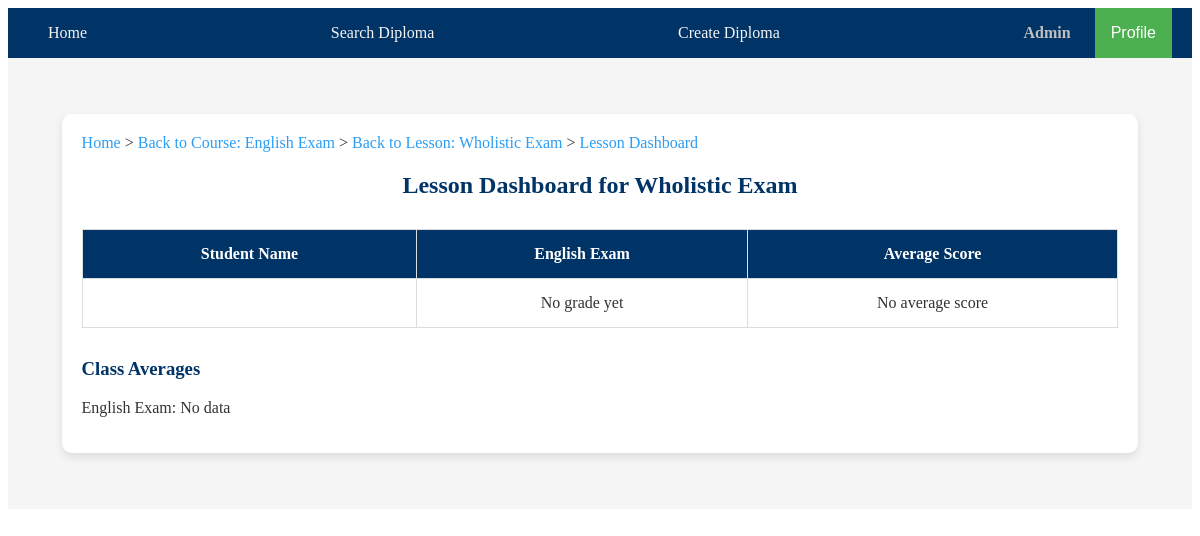
The page /lessons/1/dashboard/ (signed in) on the database its author committed.
### edu_core/models.py (models this page shows, shortened)
class CustomUser(AbstractUser):
    STUDENT = 'student'
    PROFESSOR = 'professor'
    MODERATOR = 'moderator'
    USER_TYPE_CHOICES = [
        (STUDENT, 'Student'),
        (PROFESSOR, 'Professor'),
        (MODERATOR, 'Moderator'),
    ]
    user_type = models.CharField(max_length=10, choices=USER_TYPE_CHOICES, default=STUDENT)

class Lesson(models.Model):
    course = models.ForeignKey(Course, on_delete=models.CASCADE, related_name='lessons')
    name = models.CharField(max_length=255)
    content = models.TextField()

class Course(models.Model):
    name = models.CharField(max_length=255)
    creation_date = models.DateField(auto_now_add=True)
    last_update_date = models.DateField(auto_now=True)
    author = models.ForeignKey(CustomUser, on_delete=models.SET_NULL, null=True, limit_choices_to={'user_type': CustomUser.PROFESSOR}, related_name='authored_courses')
    students = models.ManyToManyField(CustomUser, through='Registration', related_name='registered_courses')
    image_url = models.URLField(
        max_length=500, null=True, blank=True,
        help_text="Paste a URL to the course image",
        validators=[validate_trusted_url]
    )
    description = models.TextField(null=True, blank=True)
    is_public = models.BooleanField(default=True)  # New field for public visibility
    paused = models.BooleanField(default=False)

class Activity(models.Model):
    lesson = models.ForeignKey(Lesson, on_delete=models.CASCADE, related_name='activities')
    name = models.CharField(max_length=255)
    description = models.TextField(blank=True, null=True)
    start_date = models.DateField(blank=True, null=True)
    end_date = models.DateField(blank=True, null=True)
    questions = models.ManyToManyField(Question, through='ActivityQuestion', related_name='activity_set')
    FEEDBACK_VISIBILITY_CHOICES = [
        ('never', 'Never'),
        ('during', 'During Assessment'),
        ('end', 'End of Assessment'),
        ('always', 'Always')
    ]
    feedback_visibility = models.CharField(
        max_length=10,
        choices=FEEDBACK_VISIBILITY_CHOICES,
        default='never',
        help_text="Choose when to show feedback for all questions in this activity."
    )
    max_attempts = models.PositiveIntegerField(blank=True, null=True, default=1, help_text="Set the maximum number of attempts allowed.")
    unlimited_attempts = models.BooleanField(default=False, help_text="Allow unlimited attempts if checked.")

### edu_core/views/lesson_views.py (the view)
# urls.py: path('lessons/<int:lesson_id>/dashboard/', lesson_dashboard, name='lesson_dashboard'),
@login_required
def lesson_dashboard(request, lesson_id):
    lesson = get_object_or_404(Lesson, id=lesson_id)
    if request.user != lesson.course.author and not request.user.is_superuser:
        return HttpResponseForbidden("You do not have permission to access this dashboard.")
    summary_data = []
    students = CustomUser.objects.filter(course_registrations__course=lesson.course)
    for student in students:
        student_activities = []
        for activity in lesson.activities.all():
            highest_grade = Grade.objects.filter(activity=activity, student=student).aggregate(Max('score'))['score__max']
            student_activities.append({
                'activity': activity,
                'highest_grade': highest_grade
            })
        highest_grades = [grade['highest_grade'] for grade in student_activities if grade['highest_grade'] is not None]
        average_score = sum(highest_grades) / len(highest_grades) if highest_grades else None
        summary_data.append({
            'student': student,
            'student_activities': student_activities,
            'average_score': average_score
        })
    class_averages = []
    for activity in lesson.activities.all():
        highest_grades = Grade.objects.filter(activity=activity).values('student').annotate(max_score=Max('score')).values_list('max_score', flat=True)
        class_average = sum(highest_grades) / len(highest_grades) if highest_grades else None
        class_averages.append({
            'activity': activity,
            'class_average': class_average
        })
    return render(request, 'edu_core/lesson/lesson_dashboard.html', {
        'lesson': lesson,
        'summary_data': summary_data,
        'class_averages': class_averages
    })

### edu_core/templates/edu_core/lesson/lesson_dashboard.html
{% extends "edu_core/base.html" %}
{% load static %}
{% block content %}
<link rel="stylesheet" href="{% static 'edu_core/css/lesson_dashboard.css' %}" type="text/css">
<div class="lesson-dashboard-container">
    <nav class="breadcrumb-nav">
        <a href="{% url 'home' %}" class="breadcrumb">Home</a> &gt;
        <a href="{% url 'course_detail' lesson.course.id %}" class="breadcrumb">Back to Course: {{ lesson.course.name }}</a> &gt;
        <a href="{% url 'lesson_view' lesson.id %}" class="breadcrumb">Back to Lesson: {{ lesson.name }}</a> &gt;
        <span class="breadcrumb current">Lesson Dashboard</span>
    </nav>
    <h2>Lesson Dashboard for {{ lesson.name }}</h2>
    <table class="lesson-summary-table">
        <thead>
            <tr>
                <th>Student Name</th>
                {% for activity in lesson.activities.all %}
                    <th>{{ activity.name }}</th>
                {% endfor %}
                <th>Average Score</th>
            </tr>
        </thead>
        <tbody>
            {% for data in summary_data %}
            <tr>
                <td>{{ data.student.get_full_name }}</td>
                {% for activity_data in data.student_activities %}
                    <td>
                        {% if activity_data.highest_grade %}
                            {{ activity_data.highest_grade }}%
                        {% else %}
                            No grade yet
                        {% endif %}
                    </td>
                {% endfor %}
                <td>
                    {% if data.average_score %}
                        {{ data.average_score|floatformat:2 }}%
                    {% else %}
                        No average score
                    {% endif %}
                </td>
            </tr>
            {% empty %}
            <tr>
                <td colspan="{{ lesson.activities.count|add:2 }}">No student data available yet.</td>
            </tr>
            {% endfor %}
        </tbody>
    </table>
    <h3>Class Averages</h3>
    <ul>
        {% for average in class_averages %}
            <li>{{ average.activity.name }}:
                {% if average.class_average %}
                    {{ average.class_average|floatformat:2 }}%
                {% else %}
                    No data
                {% endif %}
            </li>
        {% endfor %}
    </ul>
</div>
{% endblock %}

### edu_core/templates/edu_core/base.html (shortened to what this page needs)
<!DOCTYPE html>
<html lang="en">
<head>
    {% load static %}
    <link rel="stylesheet" href="{% static 'edu_core/css/base.css' %}">
    <link rel="stylesheet" href="https://cdnjs.cloudflare.com/ajax/libs/font-awesome/6.5.1/css/all.min.css">
</head>
<body>
    <header>
        <div class="navbar">
            <a href="{% url 'home' %}">Home</a>
            <a href="{% url 'diploma_search' %}">Search Diploma</a>
            {% if user.is_authenticated %}
                {% if user.user_type == 'professor' or user.user_type == 'moderator' or user.is_superuser %}
                    <a href="{% url 'create_diploma' %}">Create Diploma</a>
                {% endif %}
                <div class="profile-section">
                    <span class="username">{{ user.get_full_name|default:user.username }}</span>
                    <div class="dropdown">
                        <button class="dropbtn">Profile</button>
                    </div>
                </div>
            {% else %}
                <span class="login-prompt">Log in -></span>
                <a href="{% url 'signup' %}">Signup</a>
                <a href="{% url 'login' %}">Login</a>
            {% endif %}
        </div>
    </header>
    <main>
        {% block content %}{% endblock %}
    </main>
</body>
</html>

### edu_core/static/edu_core/css/base.css (style rules this page uses)
:root { --primary-color: #003366; --secondary-color-1: #ffffff; --secondary-color-2: #3fada8; --accent-color-1: #2a9df4; --accent-color-2: #ffd700; --neutral-color: #dddddd; --background-color: #ffffff; --text-color: #333333; --hover-bg-color: #e0e0e0; --hover-text-color: #003366; --shiny-silver: #c0c0c0; }
.navbar { background-color: var(--primary-color); overflow: visible; display: flex; justify-content: space-between; align-items: center; padding: 0 20px; position: relative; z-index: 10; }
.navbar a { display: block; color: var(--background-color); text-align: center; padding: 14px 20px; text-decoration: none; transition: background-color 0.3s ease-in-out, color 0.3s ease-in-out; }
.username { color: var(--shiny-silver); font-weight: bold; padding: 14px 20px; transition: color 0.3s ease-in-out; }
main { padding: 16px; background-color: var(--background-color); color: var(--text-color); position: relative; z-index: 1; }
.dropdown { position: relative; display: inline-block; }
.dropbtn { background-color: #4CAF50; color: white; padding: 16px; font-size: 16px; border: none; cursor: pointer; z-index: 20; }

### edu_core/static/edu_core/css/lesson_dashboard.css (style rules this page uses)
:root { --primary-color: #003366; --secondary-color-1: #ffffff; --accent-color-1: #2a9df4; --accent-color-2: #ff6b6b; --text-color: #333; --background-color: #f5f5f5; --border-color: #ddd; --highlight-color: #ffd700; }
.lesson-dashboard-container { width: 90%; margin: 40px auto; padding: 20px; background-color: var(--secondary-color-1); border-radius: 10px; box-shadow: 0 4px 8px rgba(0, 0, 0, 0.1); }
.breadcrumb-nav { margin-bottom: 20px; }
.breadcrumb { color: var(--accent-color-1); text-decoration: none; }
h2 { color: var(--primary-color); text-align: center; margin-bottom: 30px; }
.lesson-summary-table { width: 100%; border-collapse: collapse; margin-bottom: 30px; }
.lesson-summary-table th, .lesson-summary-table td { border: 1px solid var(--border-color); padding: 15px; text-align: center; font-size: 1rem; }
.lesson-summary-table th { background-color: var(--primary-color); color: var(--secondary-color-1); }
.lesson-summary-table td { background-color: var(--secondary-color-1); color: var(--text-color); transition: background-color 0.3s ease-in-out; }
h3 { color: var(--primary-color); margin-top: 20px; }
ul { list-style: none; padding: 0; font-size: 1rem; }
ul li { margin-bottom: 10px; color: var(--text-color); }

### rows shown on the page
CustomUser: get_full_name "Admin"
Lesson: course.name "English Exam", name "Wholistic Exam"
Activity: name "English Exam", activity.name "English Exam"
